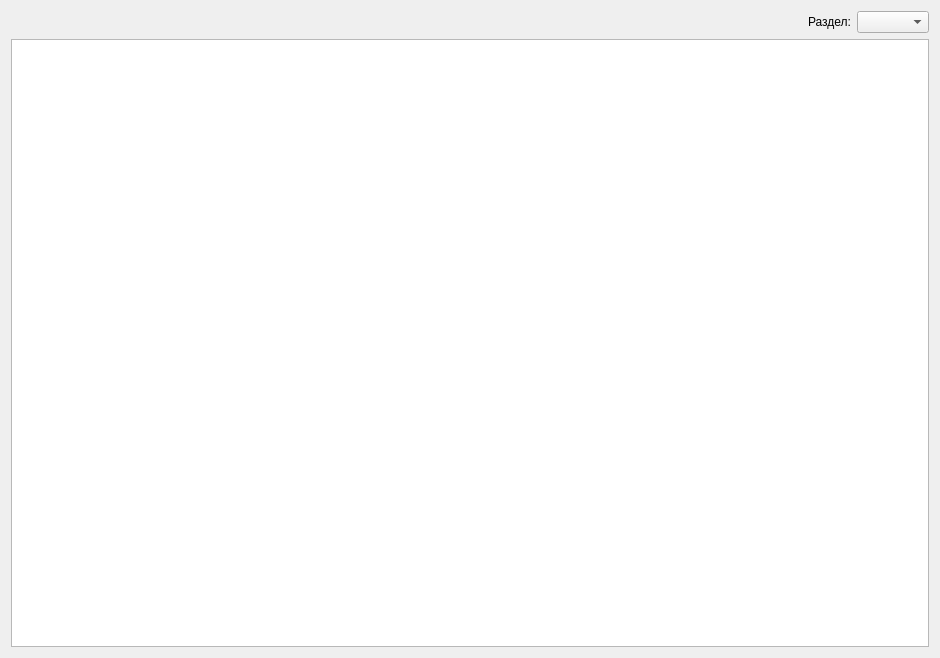
<?xml version="1.0" encoding="UTF-8"?>
<ui version="4.0">
 <class>Form</class>
 <widget class="QWidget" name="Form">
  <property name="geometry">
   <rect>
    <x>0</x>
    <y>0</y>
    <width>940</width>
    <height>658</height>
   </rect>
  </property>
  <property name="windowTitle">
   <string>Справка</string>
  </property>
  <layout class="QVBoxLayout" name="verticalLayout">
   <item>
    <layout class="QHBoxLayout" name="horizontalLayout">
     <item>
      <spacer name="horizontalSpacer">
       <property name="orientation">
        <enum>Qt::Horizontal</enum>
       </property>
       <property name="sizeHint" stdset="0">
        <size>
         <width>40</width>
         <height>20</height>
        </size>
       </property>
      </spacer>
     </item>
     <item>
      <widget class="QLabel" name="label_section">
       <property name="text">
        <string>Раздел:</string>
       </property>
      </widget>
     </item>
     <item>
      <widget class="QComboBox" name="comboBox_section"/>
     </item>
    </layout>
   </item>
   <item>
    <widget class="QTextBrowser" name="textBrowser"/>
   </item>
  </layout>
 </widget>
 <resources/>
 <connections/>
</ui>
